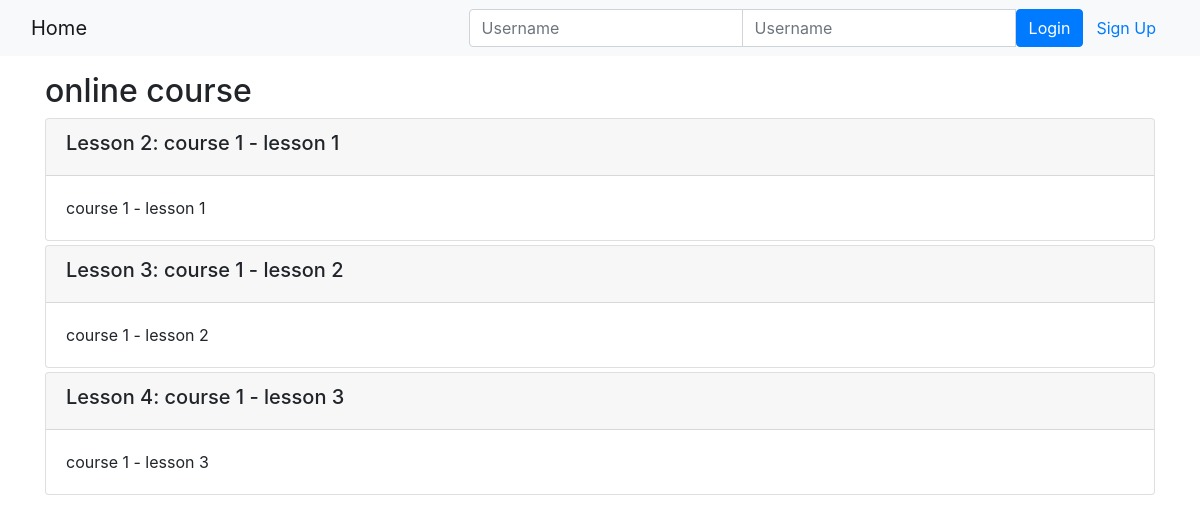
Before: /onlinecourse/1/ with the older database file.
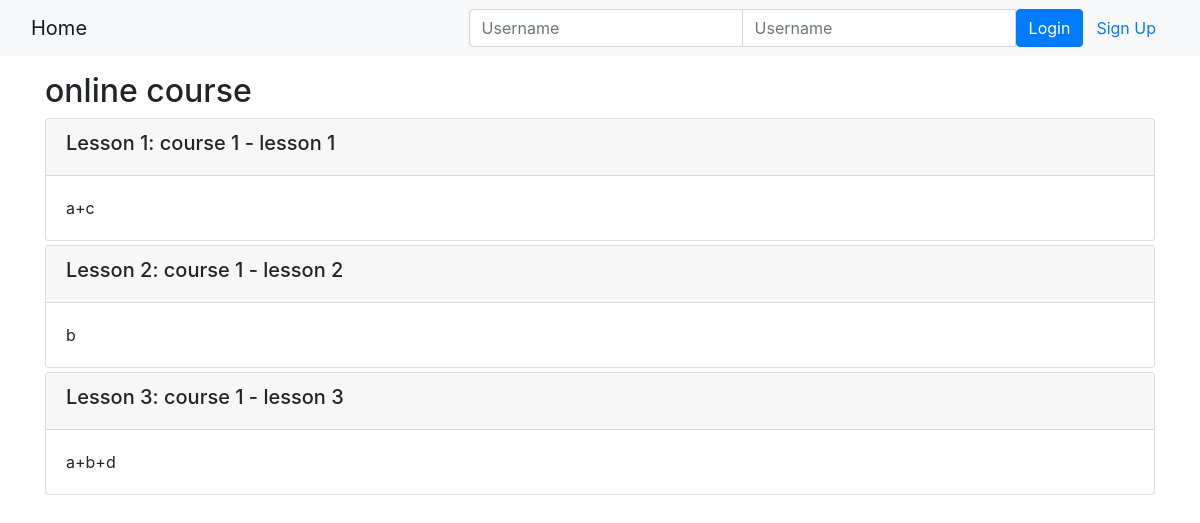
After: the same page with the newer database file.
### onlinecourse/models.py (models this page shows)
class Lesson(models.Model):
    title = models.CharField(max_length=200, default="title")
    order = models.IntegerField(default=0)
    course = models.ForeignKey(Course, on_delete=models.CASCADE)
    content = models.TextField()

### onlinecourse/views.py (the view)
# urls.py: path('<int:pk>/', views.CourseDetailView.as_view(), name='course_details'),
class CourseDetailView(generic.DetailView):
    model = Course
    template_name = 'onlinecourse/course_detail_bootstrap.html'

### onlinecourse/templates/onlinecourse/course_detail_bootstrap.html (shortened to what this page needs)
<!DOCTYPE html>
<html lang="en">
<head>
    {% load static %}
    <link rel="stylesheet" href="https://maxcdn.bootstrapcdn.com/bootstrap/4.5.2/css/bootstrap.min.css">
</head>
<body>
    <nav class="navbar navbar-light bg-light">
        <div class="container-fluid">
            <div class="navbar-header">
                <a class="navbar-brand" href="{% url 'onlinecourse:index' %}">Home</a>
            </div>
            <ul class="nav navbar-nav navbar-right">
                {% if user.is_authenticated %}
                <li>
                    <a class="btn btn-link" href="#">{{ user.first_name }}({{ user.username }})</a>
                    <a class="btn btn-link" href="{% url 'onlinecourse:logout' %}">Logout</a>
                </li>
                {% else %}
                <li>
                    <form class="form-inline" action="{% url 'onlinecourse:login' %}" method="post">
                        <div class="input-group">
                            <input type="text" class="form-control" placeholder="Username" name="username" >
                            <input type="password" class="form-control" placeholder="Username" name="psw" >
                            <button class="btn btn-primary" type="submit">Login</button>
                            <a class="btn btn-link" href="{% url 'onlinecourse:registration' %}">Sign Up</a>
                        </div>
                    </form>
                </li>
                {% endif %}
            </ul>
        </div>
    </nav>
    <div class="container mt-3">
        <h2>{{ course.name }}</h2>
        <div class="card-columns-vertical">
            {% for lesson in course.lesson_set.all %}
                <div class="card mt-1">
                    <div class="card-header"><h5>Lesson {{lesson.order|add:1}}: {{lesson.title}}</h5></div>
                    <div class="card-body">{{lesson.content}}</div>
                </div>
            {% endfor %}
        </div>
    </div>
    <div class="container mt-3 pb-3">
    </div>
</body>
</html>

Changed rows visible on the page:
changed Lesson "course 1 - lesson 1": order|add "2" → "1"; content "course 1 - lesson 1" → "a+c"
changed Lesson "course 1 - lesson 2": order|add "3" → "2"; content "course 1 - lesson 2" → "b"
changed Lesson "course 1 - lesson 3": order|add "4" → "3"; content "course 1 - lesson 3" → "a+b+d"
